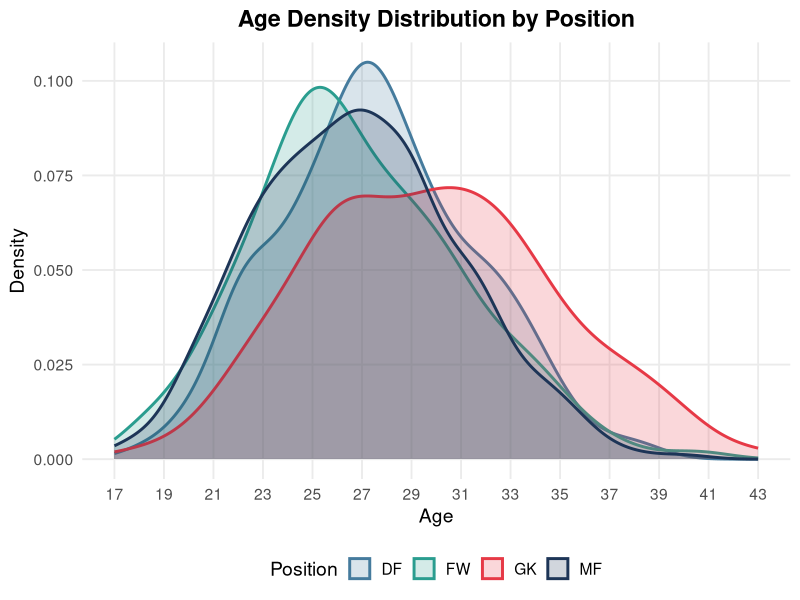
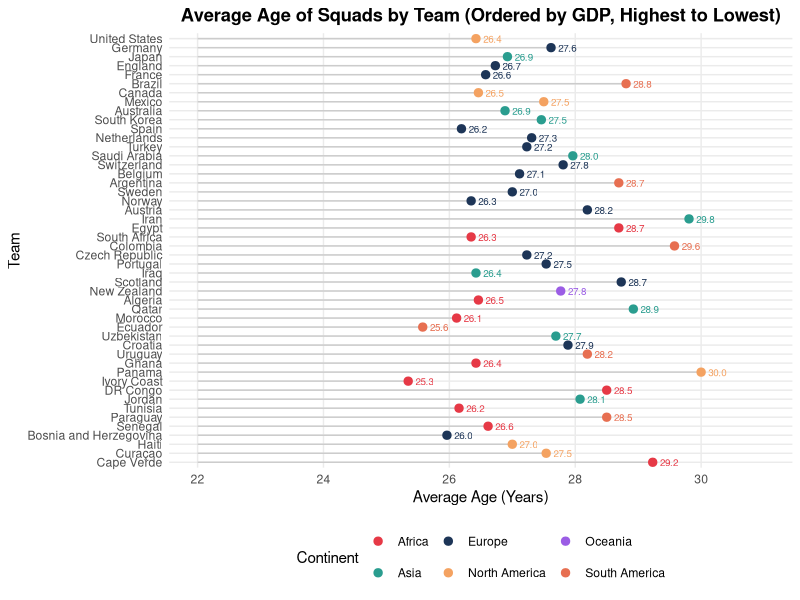
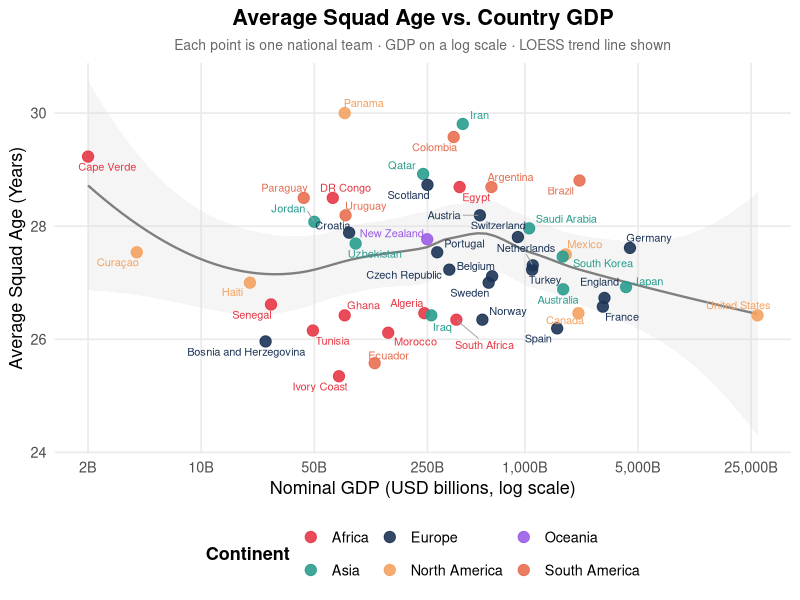

The R source for these figures, in order:
## ---- chunk 1
#| include: false
#| message: false
#| warning: false
suppressPackageStartupMessages(library(tidyverse))

# Read the players dataset
players <- read_csv("players.csv")
## ---- chunk 2
#| echo: false
#| message: false
#| warning: false
ggplot(players, aes(x = Age, fill = Position, color = Position)) +
  geom_density(alpha = 0.2, linewidth = 1) +
  scale_fill_manual(values = c("GK" = "#e63946", "DF" = "#457b9d", "MF" = "#1d3557", "FW" = "#2a9d8f")) +
  scale_color_manual(values = c("GK" = "#e63946", "DF" = "#457b9d", "MF" = "#1d3557", "FW" = "#2a9d8f")) +
  scale_x_continuous(breaks = seq(min(players$Age), max(players$Age), by = 2)) +
  labs(
    title = "Age Density Distribution by Position",
    x = "Age",
    y = "Density",
    fill = "Position",
    color = "Position"
  ) +
  theme_minimal(base_size = 14) +
  theme(
    plot.title = element_text(face = "bold", hjust = 0.5),
    panel.grid.minor = element_blank(),
    legend.position = "bottom"
  )
## ---- chunk 3
#| echo: false
#| message: false
#| warning: false
#| fig-width: 8
#| fig-height: 12

# Named vector mapping each country to its respective continent and dummy GDP data
continent_mapping <- c(
  "Czech Republic" = "Europe", "Mexico" = "North America", "South Africa" = "Africa",
  "South Korea" = "Asia", "Bosnia and Herzegovina" = "Europe", "Canada" = "North America",
  "Qatar" = "Asia", "Switzerland" = "Europe", "Brazil" = "South America",
  "Haiti" = "North America", "Morocco" = "Africa", "Scotland" = "Europe",
  "Australia" = "Asia", "Paraguay" = "South America", "Turkey" = "Europe",
  "United States" = "North America", "Curaçao" = "North America", "Ecuador" = "South America",
  "Germany" = "Europe", "Ivory Coast" = "Africa", "Japan" = "Asia",
  "Netherlands" = "Europe", "Sweden" = "Europe", "Tunisia" = "Africa",
  "Belgium" = "Europe", "Egypt" = "Africa", "Iran" = "Asia",
  "New Zealand" = "Oceania", "Cape Verde" = "Africa", "Saudi Arabia" = "Asia",
  "Spain" = "Europe", "Uruguay" = "South America", "France" = "Europe",
  "Iraq" = "Asia", "Norway" = "Europe", "Senegal" = "Africa",
  "Algeria" = "Africa", "Argentina" = "South America", "Austria" = "Europe",
  "Jordan" = "Asia", "Colombia" = "South America", "DR Congo" = "Africa",
  "Portugal" = "Europe", "Uzbekistan" = "Asia", "Croatia" = "Europe",
  "England" = "Europe", "Ghana" = "Africa", "Panama" = "North America"
)

# GDP (nominal, USD billions, approx 2023/2024 IMF/World Bank figures)
gdp_data <- c(
  "United States" = 27360, "Germany" = 4457, "Japan" = 4213,
  "France" = 3031, "England" = 3100, "Brazil" = 2174,
  "Canada" = 2140, "Australia" = 1723, "Mexico" = 1788,
  "South Korea" = 1712, "Spain" = 1582, "Saudi Arabia" = 1062,
  "Netherlands" = 1118, "Turkey" = 1108, "Switzerland" = 905,
  "Sweden" = 597, "Belgium" = 627, "Argentina" = 621,
  "Norway" = 546, "Austria" = 527, "Iran" = 413,
  "South Africa" = 377, "Egypt" = 395, "Colombia" = 363,
  "Czech Republic" = 341, "Scotland" = 250, "New Zealand" = 249,
  "Algeria" = 239, "Qatar" = 235, "Iraq" = 264,
  "Portugal" = 287, "Morocco" = 143, "Ecuador" = 118,
  "Uzbekistan" = 90, "Uruguay" = 78, "Panama" = 77,
  "Ghana" = 77, "Ivory Coast" = 71, "DR Congo" = 65,
  "Croatia" = 82, "Tunisia" = 49, "Jordan" = 50,
  "Paraguay" = 43, "Senegal" = 27, "Bosnia and Herzegovina" = 25,
  "Haiti" = 20, "Cape Verde" = 2, "Curaçao" = 4
)

team_data <- players %>%
  group_by(Country) %>%
  summarise(
    AverageAge = mean(Age),
    .groups = "drop"
  ) %>%
  mutate(
    Continent = continent_mapping[Country],
    GDP_bn = gdp_data[Country]
  ) %>%
  arrange(desc(GDP_bn)) %>%
  mutate(Country = factor(Country, levels = rev(Country)))

ggplot(team_data, aes(x = AverageAge, y = Country, color = Continent)) +
  geom_segment(aes(x = 22, xend = AverageAge, y = Country, yend = Country), color = "grey80", linewidth = 0.5) +
  geom_point(size = 2.5) +
  geom_text(aes(label = sprintf("%.1f", AverageAge)), hjust = -0.4, size = 2.5, show.legend = FALSE) +
  xlim(22, 31) +
  scale_color_manual(values = c(
    "Africa" = "#e63946",
    "Asia" = "#2a9d8f",
    "Europe" = "#1d3557",
    "North America" = "#f4a261",
    "South America" = "#e76f51",
    "Oceania" = "#9b5de5"
  )) +
  labs(
    title = "Average Age of Squads by Team (Ordered by GDP, Highest to Lowest)",
    x = "Average Age (Years)",
    y = "Team",
    color = "Continent"
  ) +
  theme_minimal(base_size = 11) +
  theme(
    plot.title = element_text(face = "bold", hjust = 0.5),
    panel.grid.minor = element_blank(),
    legend.position = "bottom"
  )
## ---- chunk 4
#| echo: false
#| message: false
#| warning: false
#| fig-width: 10
#| fig-height: 7

continent_mapping <- c(
  "Czech Republic" = "Europe", "Mexico" = "North America", "South Africa" = "Africa",
  "South Korea" = "Asia", "Bosnia and Herzegovina" = "Europe", "Canada" = "North America",
  "Qatar" = "Asia", "Switzerland" = "Europe", "Brazil" = "South America",
  "Haiti" = "North America", "Morocco" = "Africa", "Scotland" = "Europe",
  "Australia" = "Asia", "Paraguay" = "South America", "Turkey" = "Europe",
  "United States" = "North America", "Curaçao" = "North America", "Ecuador" = "South America",
  "Germany" = "Europe", "Ivory Coast" = "Africa", "Japan" = "Asia",
  "Netherlands" = "Europe", "Sweden" = "Europe", "Tunisia" = "Africa",
  "Belgium" = "Europe", "Egypt" = "Africa", "Iran" = "Asia",
  "New Zealand" = "Oceania", "Cape Verde" = "Africa", "Saudi Arabia" = "Asia",
  "Spain" = "Europe", "Uruguay" = "South America", "France" = "Europe",
  "Iraq" = "Asia", "Norway" = "Europe", "Senegal" = "Africa",
  "Algeria" = "Africa", "Argentina" = "South America", "Austria" = "Europe",
  "Jordan" = "Asia", "Colombia" = "South America", "DR Congo" = "Africa",
  "Portugal" = "Europe", "Uzbekistan" = "Asia", "Croatia" = "Europe",
  "England" = "Europe", "Ghana" = "Africa", "Panama" = "North America"
)

gdp_data <- c(
  "United States" = 27360, "Germany" = 4457, "Japan" = 4213,
  "France" = 3031, "England" = 3100, "Brazil" = 2174,
  "Canada" = 2140, "Australia" = 1723, "Mexico" = 1788,
  "South Korea" = 1712, "Spain" = 1582, "Saudi Arabia" = 1062,
  "Netherlands" = 1118, "Turkey" = 1108, "Switzerland" = 905,
  "Sweden" = 597, "Belgium" = 627, "Argentina" = 621,
  "Norway" = 546, "Austria" = 527, "Iran" = 413,
  "South Africa" = 377, "Egypt" = 395, "Colombia" = 363,
  "Czech Republic" = 341, "Scotland" = 250, "New Zealand" = 249,
  "Algeria" = 239, "Qatar" = 235, "Iraq" = 264,
  "Portugal" = 287, "Morocco" = 143, "Ecuador" = 118,
  "Uzbekistan" = 90, "Uruguay" = 78, "Panama" = 77,
  "Ghana" = 77, "Ivory Coast" = 71, "DR Congo" = 65,
  "Croatia" = 82, "Tunisia" = 49, "Jordan" = 50,
  "Paraguay" = 43, "Senegal" = 27, "Bosnia and Herzegovina" = 25,
  "Haiti" = 20, "Cape Verde" = 2, "Curaçao" = 4
)

scatter_data <- players %>%
  group_by(Country) %>%
  summarise(AverageAge = mean(Age), .groups = "drop") %>%
  mutate(
    Continent = continent_mapping[Country],
    GDP_bn    = gdp_data[Country]
  ) %>%
  filter(!is.na(GDP_bn), !is.na(Continent))

continent_colors <- c(
  "Africa"        = "#e63946",
  "Asia"          = "#2a9d8f",
  "Europe"        = "#1d3557",
  "North America" = "#f4a261",
  "South America" = "#e76f51",
  "Oceania"       = "#9b5de5"
)

ggplot(scatter_data, aes(x = GDP_bn, y = AverageAge, color = Continent)) +
  geom_smooth(
    aes(group = 1),
    method  = "loess",
    formula = y ~ x,
    se      = TRUE,
    color   = "grey50",
    fill    = "grey85",
    linewidth = 0.8,
    alpha   = 0.25
  ) +
  geom_point(size = 3.5, alpha = 0.9) +
  ggrepel::geom_text_repel(
    aes(label = Country),
    size          = 2.8,
    max.overlaps  = 20,
    segment.color = "grey60",
    segment.size  = 0.3,
    show.legend   = FALSE
  ) +
  scale_x_log10(
    breaks = c(2, 10, 50, 250, 1000, 5000, 25000),
    labels = scales::label_comma(suffix = "B")
  ) +
  scale_color_manual(values = continent_colors) +
  labs(
    title    = "Average Squad Age vs. Country GDP",
    subtitle = "Each point is one national team · GDP on a log scale · LOESS trend line shown",
    x        = "Nominal GDP (USD billions, log scale)",
    y        = "Average Squad Age (Years)",
    color    = "Continent"
  ) +
  theme_minimal(base_size = 13) +
  theme(
    plot.title    = element_text(face = "bold", hjust = 0.5),
    plot.subtitle = element_text(hjust = 0.5, color = "grey40", size = 10),
    panel.grid.minor  = element_blank(),
    legend.position   = "bottom",
    legend.title      = element_text(face = "bold")
  )
## ---- chunk 5
#| echo: false
players %>%
  summarise(
    `Minimum Age` = min(Age),
    `First Quartile` = quantile(Age, 0.25),
    `Median Age` = median(Age),
    `Average Age` = round(mean(Age), 2),
    `Third Quartile` = quantile(Age, 0.75),
    `Maximum Age` = max(Age)
  ) %>%
  knitr::kable(align = 'c')
